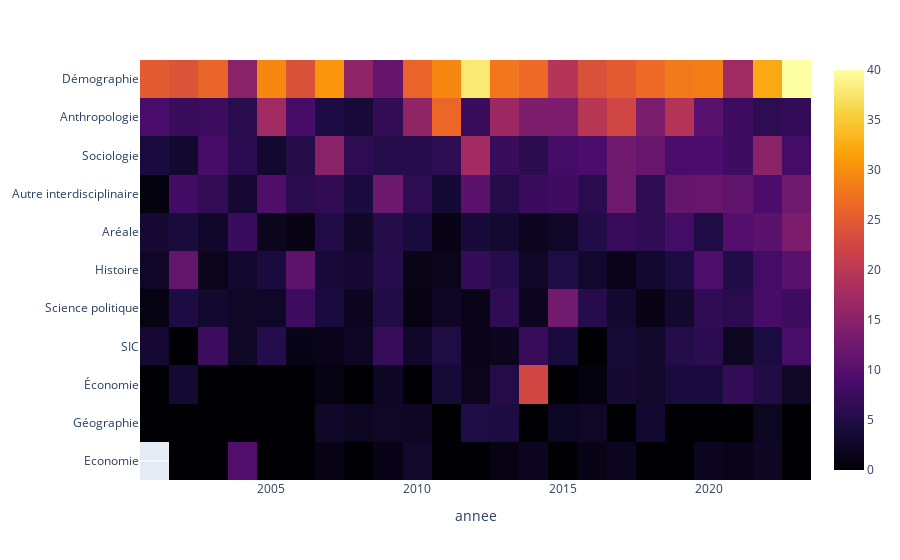

Notebook cell for this chart:
### Code cell
dfprime = dfPlot.set_index("annee")
dfprime = dfprime.drop(["Genre", "Toutes", "Toutes sauf Genre"], axis = 1)
dfprime = dfprime.T
dfprime["mean"] = dfprime.mean(axis=1)
px.imshow(dfprime.sort_values("mean", ascending=False).drop("mean", axis=1),
          color_continuous_scale='inferno')

### Figure 1 — Plotly figure (JSON) as saved in the notebook; plotly's stock layout.template omitted (floating-point values rounded to 4 significant figures; data arrays with more than 128 entries replaced by an {"elided": "..."} marker saying what was removed)
{"data": [{"coloraxis": "coloraxis", "hovertemplate": "annee: %{x}<br>y: %{y}<br>color: %{z}<extra></extra>", "name": "0", "type": "heatmap", "x": [2001, 2002, 2003, 2004, 2005, 2006, 2007, 2008, 2009, 2010, 2011, 2012, 2013, 2014, 2015, 2016, 2017, 2018, 2019, 2020, 2021, 2022, 2023], "xaxis": "x", "y": ["Démographie", "Anthropologie", "Sociologie", "Autre interdisciplinaire", "Aréale", "Histoire", "Science politique", "SIC", "Économie", "Géographie", "Economie"], "yaxis": "y", "z": {"elided": "11x23 float values"}}], "layout": {"coloraxis": {"colorscale": [[0, "#000004"], [0.1111, "#1b0c41"], [0.2222, "#4a0c6b"], [0.3333, "#781c6d"], [0.4444, "#a52c60"], [0.5556, "#cf4446"], [0.6667, "#ed6925"], [0.7778, "#fb9b06"], [0.8889, "#f7d13d"], [1, "#fcffa4"]]}, "margin": {"t": 60}, "xaxis": {"anchor": "y", "constrain": "domain", "domain": [0, 1], "scaleanchor": "y", "title": {"text": "annee"}}, "yaxis": {"anchor": "x", "autorange": "reversed", "constrain": "domain", "domain": [0, 1]}}}
